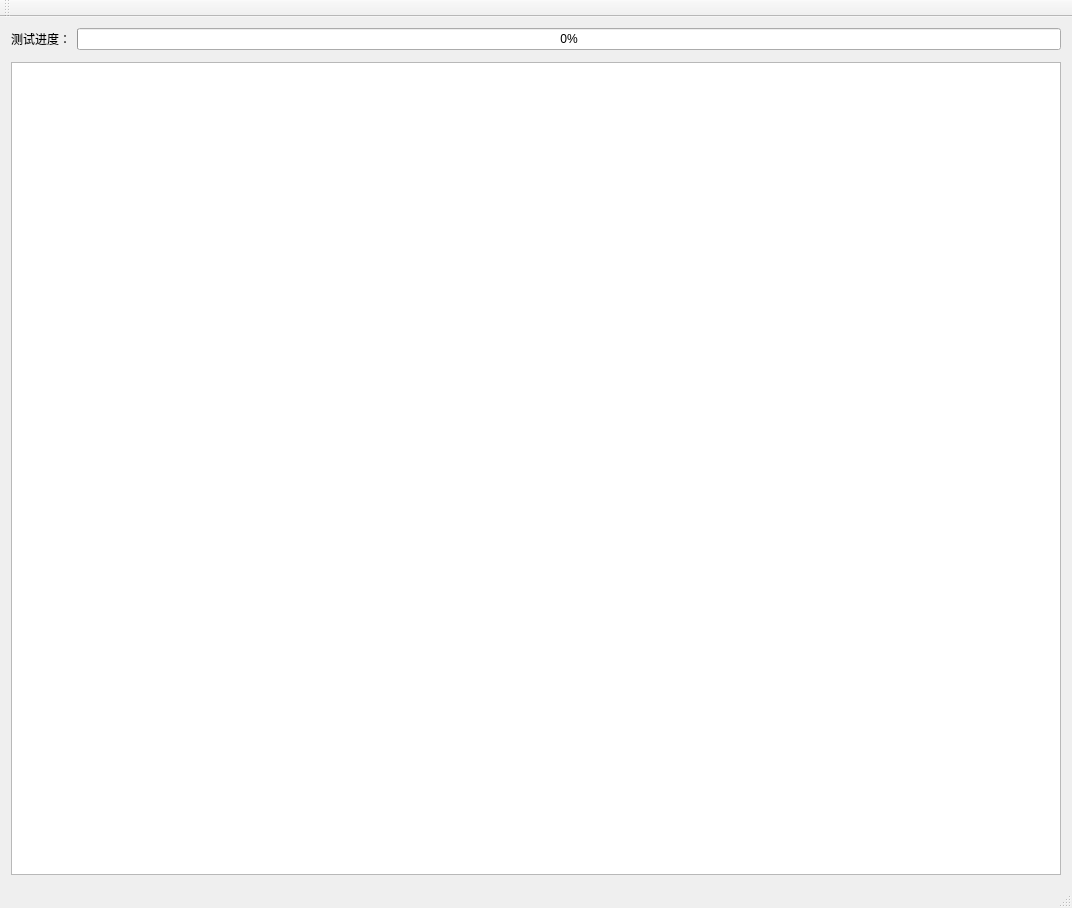
<?xml version="1.0" encoding="UTF-8"?>
<ui version="4.0">
 <class>GuiTestsClass</class>
 <widget class="QMainWindow" name="GuiTestsClass">
  <property name="geometry">
   <rect>
    <x>0</x>
    <y>0</y>
    <width>1072</width>
    <height>908</height>
   </rect>
  </property>
  <property name="windowTitle">
   <string>GuiTests</string>
  </property>
  <widget class="QWidget" name="centralWidget">
   <layout class="QVBoxLayout" name="verticalLayout">
    <item>
     <layout class="QHBoxLayout" name="horizontalLayout">
      <item>
       <widget class="QLabel" name="label">
        <property name="text">
         <string>测试进度：</string>
        </property>
       </widget>
      </item>
      <item>
       <widget class="QProgressBar" name="progressBar">
        <property name="value">
         <number>0</number>
        </property>
       </widget>
      </item>
     </layout>
    </item>
    <item>
     <spacer name="verticalSpacer">
      <property name="orientation">
       <enum>Qt::Vertical</enum>
      </property>
      <property name="sizeType">
       <enum>QSizePolicy::Maximum</enum>
      </property>
      <property name="sizeHint" stdset="0">
       <size>
        <width>20</width>
        <height>6</height>
       </size>
      </property>
     </spacer>
    </item>
    <item>
     <widget class="QTextBrowser" name="textBrowser"/>
    </item>
   </layout>
  </widget>
  <widget class="QMenuBar" name="menuBar">
   <property name="geometry">
    <rect>
     <x>0</x>
     <y>0</y>
     <width>1072</width>
     <height>23</height>
    </rect>
   </property>
  </widget>
  <widget class="QToolBar" name="mainToolBar">
   <attribute name="toolBarArea">
    <enum>TopToolBarArea</enum>
   </attribute>
   <attribute name="toolBarBreak">
    <bool>false</bool>
   </attribute>
  </widget>
  <widget class="QStatusBar" name="statusBar"/>
 </widget>
 <layoutdefault spacing="6" margin="11"/>
 <resources>
  <include location="gui_tests.qrc"/>
 </resources>
 <connections/>
</ui>
